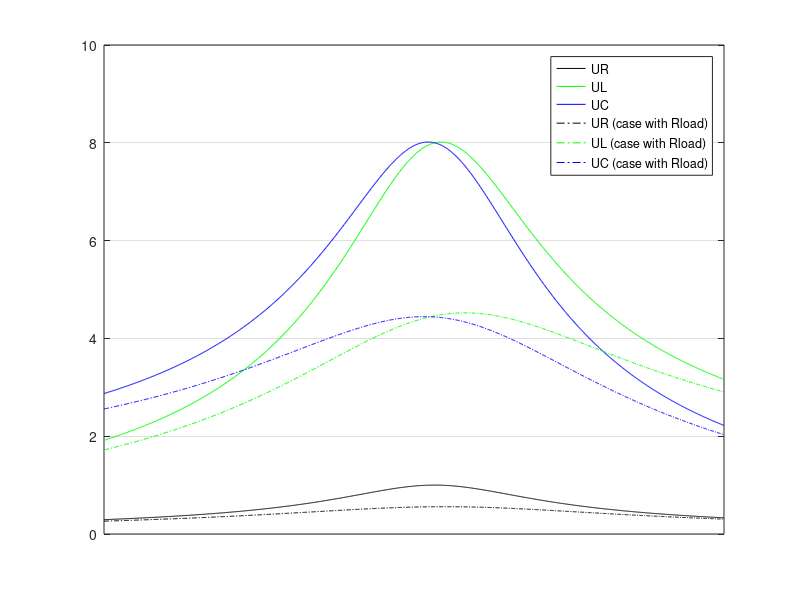

Here is the MATLAB script that generated this plot:
format compact 
clear
clc

Uin_cpx = 1*exp(j*90/180*pi);
L = 10.e-3; C = 1.e-6; R = 12.5;

f = 1.3e3:0.5:1.9e3;
w = 2*pi*f;
ZL = j*w*L;
ZC = 1./(j*w*C);
Zin = R + ZL + ZC;
UR_cpx = Uin_cpx * R./ Zin;
UL_cpx = Uin_cpx * ZL./ Zin;
UC_cpx = Uin_cpx * ZC./ Zin;

semilogx(f,abs(UR_cpx),'k',f,abs(UL_cpx),'g',f,abs(UC_cpx),'b')
axis([min(f) max(f) 0 10])
grid on, hold on

ro = sqrt(L/C)
Q = ro/R
d = 1/Q
w0 = 1/sqrt(L*C)
f0 = w0/(2*pi)
Uc0 = abs(Uin_cpx) * Q
f0_opt_C = f0 * sqrt((2-d^2)/2)
Ucmax = Uc0/sqrt(1-d^2/4)

Rload = 1.e3;
Zpar = ZC * Rload./(ZC + Rload);
Zin = R + ZL + Zpar;
UR_cpx = Uin_cpx * R./ Zin;
UL_cpx = Uin_cpx * ZL./ Zin;
UC_cpx = Uin_cpx * Zpar./ Zin;

semilogx(f,abs(UR_cpx),'k-.',f,abs(UL_cpx),'g-.',f,abs(UC_cpx),'b-.')
legend('UR','UL','UC','UR (case with Rload)','UL (case with Rload)','UC (case with Rload)')
wrez = w0 * sqrt(w0^2-1/(Rload*C)^2)
frez = wrez/(2*pi)
Q = ro/(R+ro^2/Rload)
Ucrez = abs(Uin_cpx) * Q